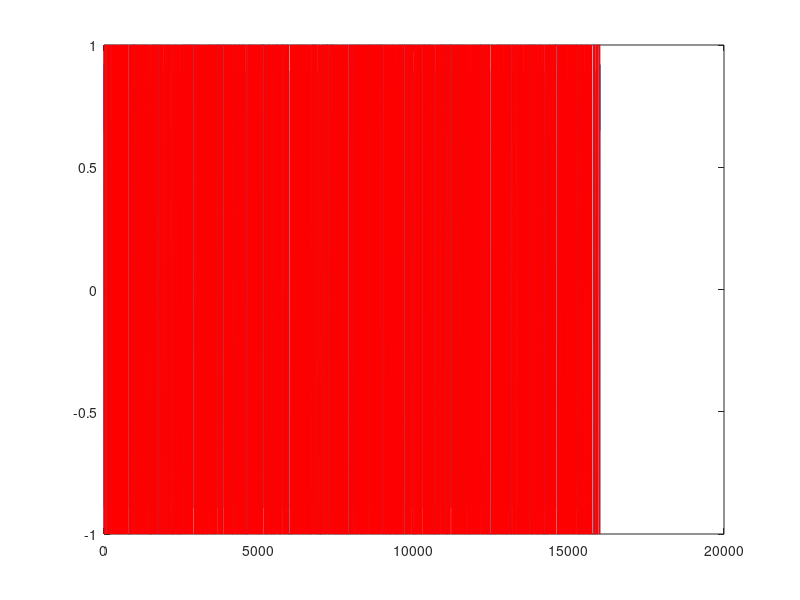
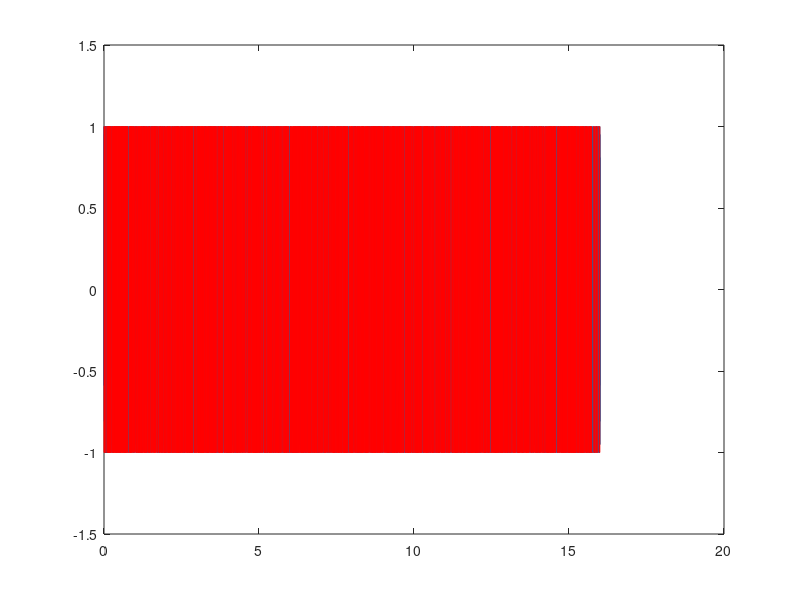
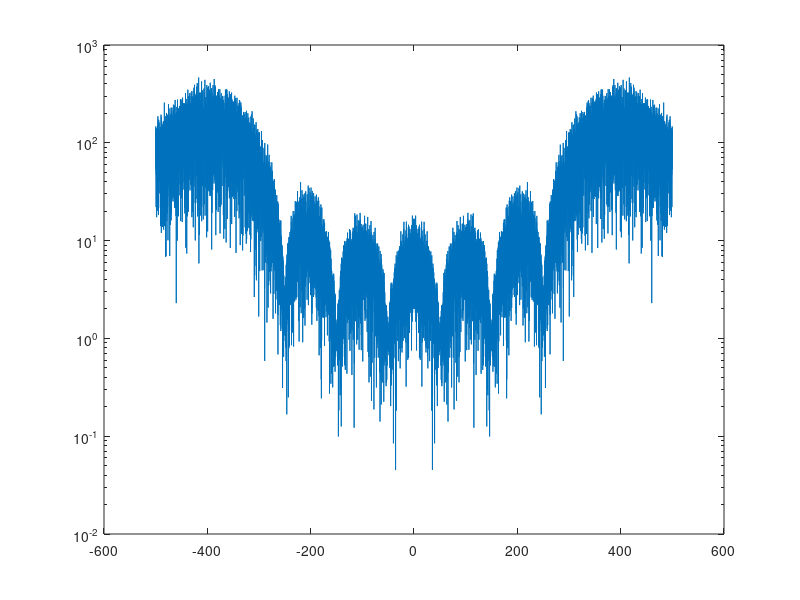
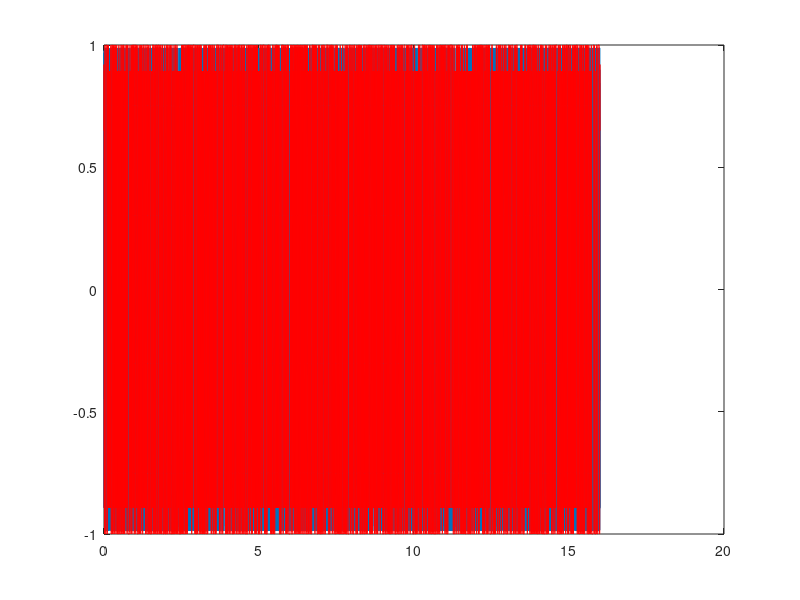

Reproduce these figures in MATLAB, in order.
beta = 0.5;
Fs = 1000;
Br = 200;
Tr = 1/Br;
K = 1;
F0 = 8*Br;
T = 16;

t = -K*Tr:1/Fs:K*Tr;
g = beta/Tr*sqrt(2*pi/log(2))*exp(-2*(pi*beta)^2*t.^2/log(2)/(Tr^2));
g = g/sum(g);
data = randi(2,1,T*Br)-1;
data = reshape(repmat(data,Fs/Br,1),[],1)*2 - 1;

data_f = conv(data,g);
data_f = data_f((length(g)-1)/2+1:end-(length(g)-1)/2);
plot(data_f)
hold on
plot(data,'r')
hold off
figure

t = [0:T*Fs-1]'/Fs;


wd= pi*Br*0.5;

smi=cumsum(data);
integral=smi*1/Fs;
integral=integral*wd;
I=cos(integral);
Q=sin(integral);
s=I.*cos(2*pi*F0*t)-Q.*sin(2*pi*F0*t);
figure
plot(t,s);
hold on
plot(t,data,'r')
hold off


figure
ff = [-length(s)/2:length(s)/2-1]/T;
semilogy(ff,abs(fftshift(fft(s))))

data  = data_f;
t = [0:T*Fs-1]'/Fs;


wd= pi*Br*0.5;

smi=cumsum(data);
integral=smi*1/Fs;
integral=integral*wd;
I=cos(integral);
Q=sin(integral);
s=I.*cos(2*pi*F0*t)-Q.*sin(2*pi*F0*t);
figure
plot(t,s);
hold on
plot(t,data,'r')
hold off


figure
ff = [-length(s)/2:length(s)/2-1]/T;
semilogy(ff,abs(fftshift(fft(s))))